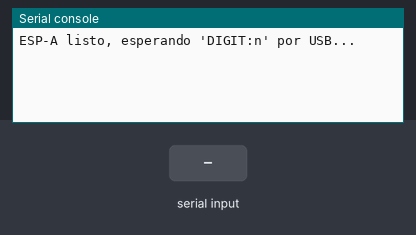
Bench run of a program on a simulated ESP32 board running MicroPython. Parts: the last lines printed to the serial console. The inputs (shaded band) are chosen by the test bench.

Above: at 1.2 s.
1.3 s: "DIGIT:" typed at the serial console, then Enter
At 2.5 s:
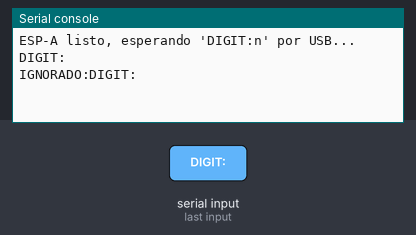
2.8 s: "5" typed at the serial console, then Enter
At 3.8 s:
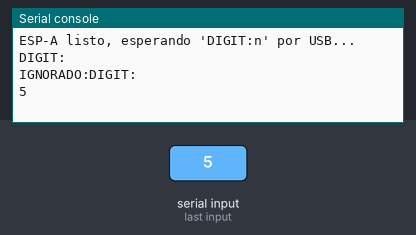

Measured:
- after the input at 1.3 s, the serial console: prints a new line at once (image 1)
- after the input at 2.8 s, the serial console: prints a new line at once (image 2)

The program:

esp_a_maestro.py
```python
# ESP-A (maestro): recibe por USB, de reconocer_digito.py en el PC, el
# digito reconocido ("DIGIT:n") y se lo reenvia al ESP-B (esclavo) por
# DOS caminos a la vez: UART2 y SPI real. El ESP-B escucha los dos al
# mismo tiempo y usa el que le llegue de verdad segun como este
# cableado -- asi no hace falta saber de antemano cual de los dos cables
# se conecto, y si uno falla (por ejemplo un cable SPI mal puesto) el
# otro sigue funcionando. Ver la seccion "Dos caminos a la vez: SPI y UART2" del
# README para el detalle completo.
#
# Nota sobre "SPI esclavo": el esquema de la actividad pide comunicar
# los dos ESP32 por SPI (maestro/esclavo). El puerto machine.SPI de
# MicroPython para el ESP32 solo implementa el modo maestro: no expone
# modo esclavo, asi que el ESP-B (el que tiene que escuchar SPI) no
# puede quedarse en MicroPython -- corre un sketch de Arduino/C++ en su
# lugar (ver esp-b-esclavo/esp_b_esclavo.ino). El ESP-A, en cambio, solo
# necesita hablar SPI en modo MAESTRO, que machine.SPI SI soporta, asi
# que se queda en MicroPython sin problema.
#
# Este archivo debe guardarse como main.py en el ESP-A.
# UART2: TX=GPIO17, RX=GPIO16 -> al RX/TX (cruzados) del ESP-B.
# SPI (VSPI, maestro): SCK=GPIO18, MOSI=GPIO23, MISO=GPIO19, CS=GPIO5 ->
# a los mismos pines (sin cruzar) del ESP-B.
#
# Como diagnosticar si esto no esta funcionando (por ejemplo, si
# reconocer_digito.py se queda en "esperando confirmacion..." sin
# avanzar nunca):
#
#   1. Conectar Thonny a este ESP32 por USB (con reconocer_digito.py
#      CERRADO, porque los dos no pueden usar el mismo puerto COM al
#      mismo tiempo) SOLO para ver que al reiniciar la placa aparezca
#      "ESP-A listo...". Si no aparece nada, main.py no esta corriendo
#      (revisar que se haya guardado con ese nombre exacto en la
#      placa, no solo abierto en el editor).
#
#   2. NO escribir DIGIT:5 a mano en la consola de Thonny: cuando
#      main.py ya esta bloqueado en sys.stdin.readline(), Thonny no
#      puede mandarle texto suelto por su Shell (tira "Could not get
#      raw-paste confirmation" y termina interrumpiendo main.py con un
#      KeyboardInterrupt) — ese error es una limitacion de como
#      interactua Thonny con un programa que ya esta corriendo, no
#      dice nada sobre si este archivo esta bien o mal.
#
#      En vez de eso, cerrar Thonny (para liberar el puerto) y correr
#      `python probar_esp_a.py` (en la carpeta de arriba) — abre el
#      puerto igual que reconocer_digito.py, manda DIGIT:5 de verdad
#      y muestra todo lo que responda. Si ahi aparece "REENVIADO:5",
#      el ESP-A esta perfecto y el problema esta en otro lado (revisar
#      PUERTO_SERIAL en reconocer_digito.py, o el cableado hacia el
#      ESP-B). Si no aparece nada, el problema esta en este archivo o
#      en el cable USB.

from machine import UART, SPI, Pin
import sys

uart_a_esclavo = UART(2, baudrate=115200, tx=17, rx=16)

# SPI maestro (VSPI, pines por defecto de esta interfaz en el ESP32).
# machine.SPI no maneja el CS solo -- se controla a mano con un Pin,
# igual que en cualquier ejemplo de SPI maestro con MicroPython.
spi_a_esclavo = SPI(2, baudrate=1000000, polarity=0, phase=0,
                     sck=Pin(18), mosi=Pin(23), miso=Pin(19))
cs_esclavo = Pin(5, Pin.OUT)
cs_esclavo.value(1)  # CS en reposo en alto (activo en bajo)

print("ESP-A listo, esperando 'DIGIT:n' por USB...")

while True:
    # sys.stdin.readline() se queda esperando (bloqueado) hasta que
    # llegue una linea completa terminada en '\n' por el mismo USB que
    # se usa para programar la placa — el mismo patron que ya usa el
    # ESP32 en el tema 4 (comando_voz) para recibir ordenes del PC.
    linea = sys.stdin.readline()
    if linea:
        digito = linea.strip()
        if digito.startswith("DIGIT:"):
            # Validar ANTES de reenviar: un int() sobre basura (por
            # ejemplo "DIGIT:" cortado, o ruido al abrir el puerto)
            # lanzaria ValueError y MATARIA main.py -- la placa quedaria
            # en el REPL sin reenviar nada mas hasta un reset. Mejor
            # ignorar esa linea y seguir escuchando.
            try:
                valor = int(digito.split(":", 1)[1])
            except ValueError:
                print("IGNORADO:" + digito)
                continue
            if not 0 <= valor <= 9:
                print("IGNORADO:" + digito)
                continue

            # Camino 1: UART2 (protocolo de texto, igual que antes).
            uart_a_esclavo.write((digito + "\n").encode())

            # Camino 2: SPI real, un solo byte con el CS bajado a mano
            # alrededor de la transferencia. Por SPI va el VALOR (0-9)
            # como un byte crudo, no el texto "DIGIT:n": el esclavo recibe
            # exactamente 1 byte por transaccion (su buffer es de 1), asi
            # que no hace falta ningun formato ni separador de lineas.
            # CS en bajo = "esclavo, te hablo a ti"; al subirlo, el
            # ESP-B da la transaccion por terminada.
            cs_esclavo.value(0)
            spi_a_esclavo.write(bytes([valor]))
            cs_esclavo.value(1)

            # eco por el mismo USB: confirma que el ESP-A de verdad
            # recibio el DIGIT y lo reenvio por los dos caminos, aunque
            # todavia no dice si el ESP-B lo recibio del otro lado (para
            # eso esta el print("OLED:n") de esp_b_esclavo.ino, que se
            # revisa aparte, conectando el ESP-B directo a su propio
            # Monitor Serie de Arduino).
            print("REENVIADO:" + str(valor))
```
